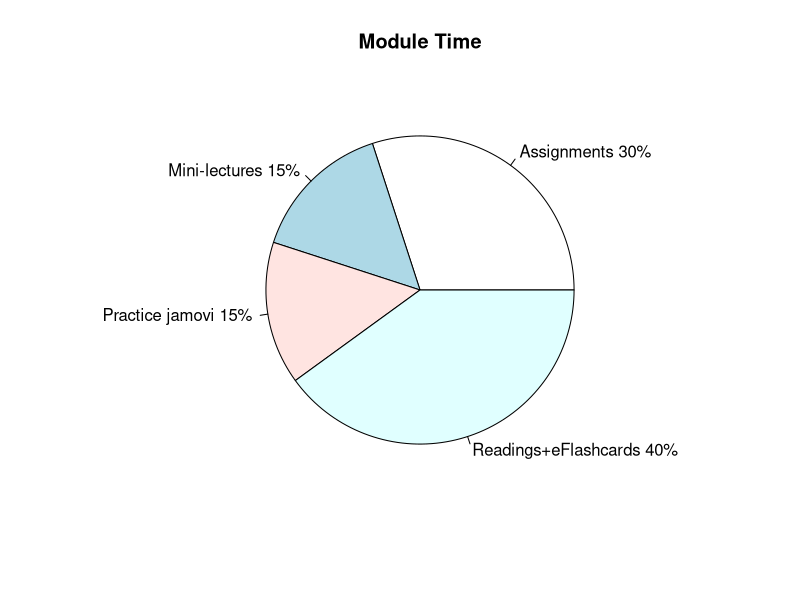

Generate this figure with R:
## ---- chunk 1
# Pie Chart with Percentages
slices <- c(30, 15, 15, 40)
lbls <- c("Assignments", "Mini-lectures", "Practice jamovi", "Readings+eFlashcards")
pct <- round(slices/sum(slices)*100)
lbls <- paste(lbls, pct) # add percents to labels
lbls <- paste(lbls,"%",sep="") # ad % to labels
pie(slices,labels = lbls, main="Module Time") 

